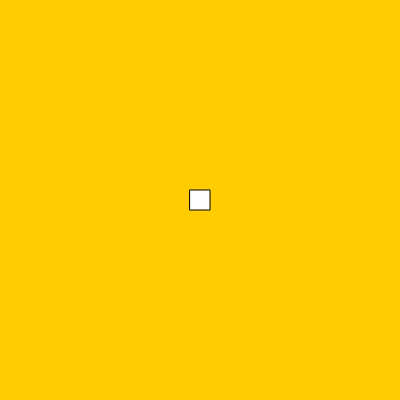
Frame 1 (no input)
Frame 60 (no input): identical to frame 1, image omitted
Frame 120 (the mouse pressed at the canvas centre since frame 60): identical to frame 1, image omitted

The p5.js sketch that drew this single still picture (run headless with seeded random() and noise() and a simulated clock; from frame 60 on, the mouse is pressed at the canvas centre):

// p5.js sketch
// ── sketch.js

function setup() {
  createCanvas(400,400);
}

function draw() 
{

  background(255, 204, 0);
  if(keyIsDown(RIGHT_ARROW)){
    background('red')
  }
  rect(190,190,20,20)

}
